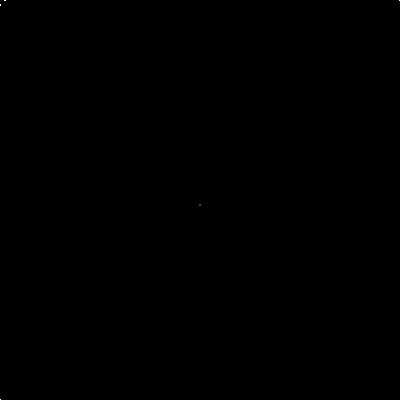
Frame 1 (no input)
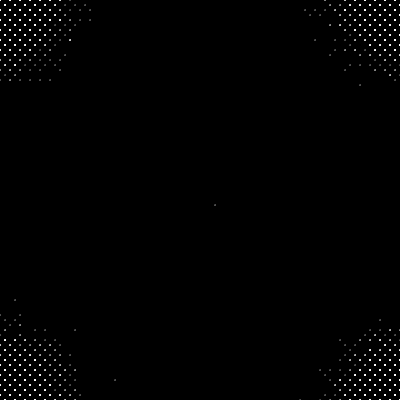
Frame 60 (the mouse pressed at the canvas centre just before this capture)
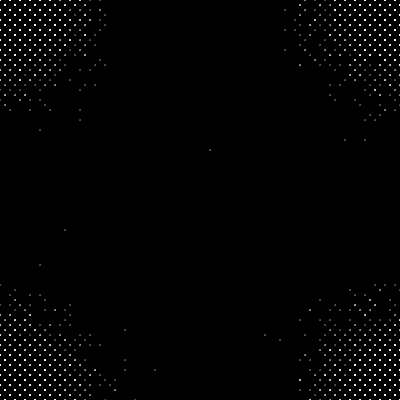
Frame 120 (the mouse held since frame 60 and released just before this capture)

The Processing sketch that drew these frames (run headless with seeded random() and noise(); from frame 60 on, the mouse is pressed at the canvas centre):

// Processing sketch: processing_171340
// ── processing_171340.pde

int step = 5;
int sz = 1;
int totalParticles = 5000;
float x[] = new float[totalParticles];
float y[] = new float[totalParticles];

void setup() {
  size(400,400);
  x[0] = width/2;
  y[0] = height/2;
  
}


void draw() {
  
  background(0);
  for ( int i = 0; i< totalParticles; i++) {
    randomMove(i);
    checkBorders(i);
    display(i);
  }
 
}

void checkBorders(int i) {
    // Comprobamos bordes
  if ( x[i] < 0 ) {
   x[i] = width;
    
  }
  
  if ( x[i] > width ) {
   x[i] = 0;
  }
  
  if ( y[i] < 0 ) {
   y[i] = height;
    
  }
  
  if ( y[i] > height ) {
   y[i] = 0;
  }
  /*
  x = constrain(x,0,width);
  y = constrain(y,0,height);  
  */  
}

void randomMove(int i) {
    //Movimiento Random Walker
  float r = random(100);
  if ( r < 25 ){
   //derecha
   x[i] += step; 
  } else if ( r< 50 ) {
    //izquierda
   x[i] -= step; 
  } else if ( r<75 ) {
    //Arriba
   y[i]  += step; 
  }else {
    //Abajo
   y[i] -= step; 
  }
  
}

void display(int i) {
 fill(255);
 stroke(255);
 strokeWeight(0.001);

 // La posicion depende del mouse
 //line(x[i]-sz,y[i]-sz,x[i]+sz,y[i]+sz);
 //line(x[i]-sz,y[i]+sz,x[i]+sz,y[i]-sz);

 ellipse(x[i],y[i],sz,sz);  
  
}
